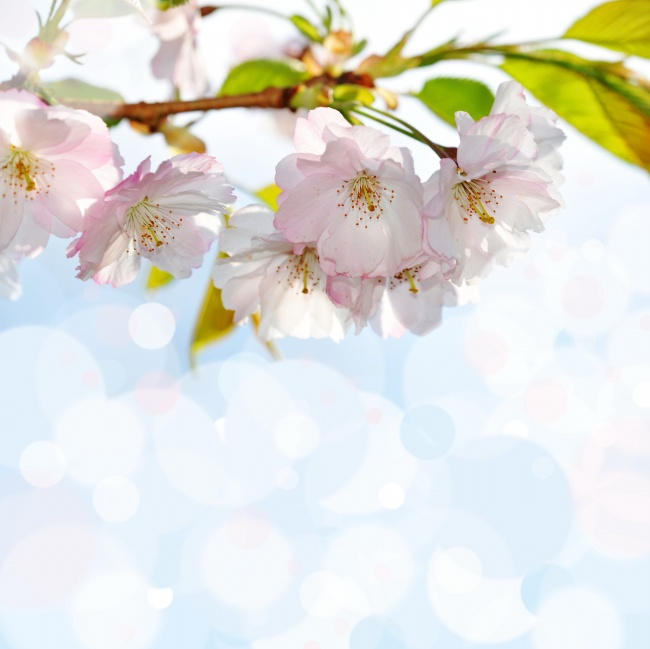
//> input picture OpenCV學習/pic/3333.jpg, 650 x 649 px
$ ./polyconvex ../pic/3333.jpg   (built with g++ and OpenCV 4)
//> lines starting //> are read from the running program, lines starting //| are printed output that depends on the picture; after the words box and inside, x2 and y2 are one past the last pixel; in counts of white or black regions, pixels touching at a corner belong together
#include <iostream>
#include <opencv2/opencv.hpp>
#include <opencv2/core/core.hpp>
#include <opencv2/highgui/highgui.hpp>
#include <opencv2/imgproc/imgproc.hpp>

using namespace std;
using namespace cv;

int main(int argc, const char * argv[])
{
    Mat img = imread(argv[1], CV_LOAD_IMAGE_GRAYSCALE);
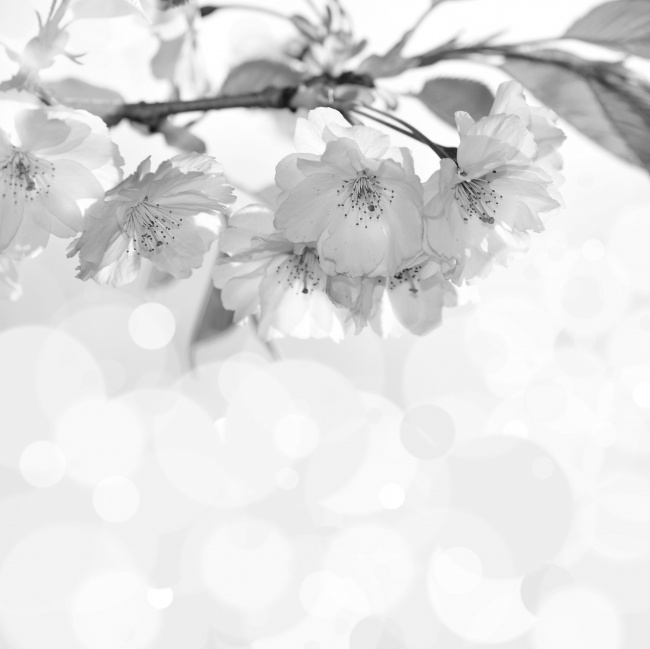
//> img: 649 rows x 650 cols, CV_8UC1; min 21, max 255, mean 223.8
    if(img.empty()){
        cout << "image read failed" << endl;
        return -1;
    }
    Mat edge = Mat::zeros(Size(img.cols, img.rows), CV_8UC1);
    /* 高斯平滑，自適應閾值處理 */
    adaptiveThreshold(img, edge, 255, ADAPTIVE_THRESH_GAUSSIAN_C, THRESH_BINARY, 3, 0);
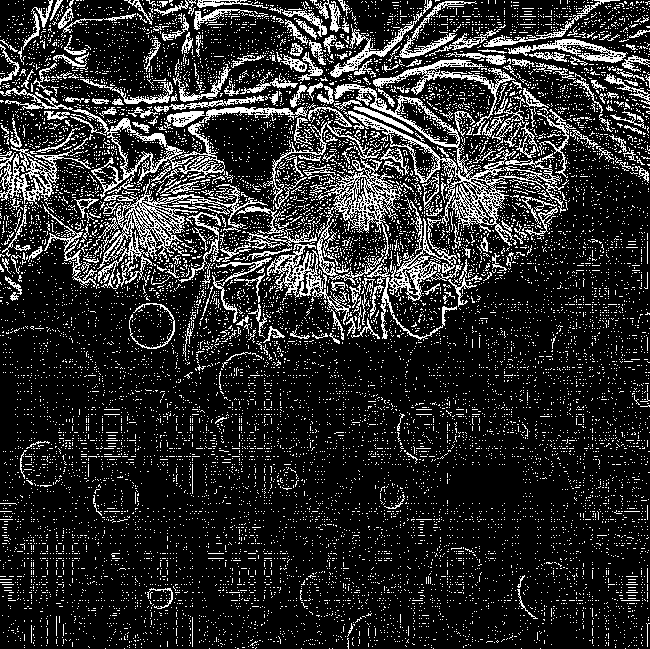
//> edge: 649 rows x 650 cols, CV_8UC1; 17.2% white in thin lines or dots
    /* 形態學處理，底帽變換 */
    Mat kernel = getStructuringElement(MORPH_RECT, Size(3, 3));
    morphologyEx(edge, edge, MORPH_BLACKHAT, kernel, Point(-1, -1), 3);
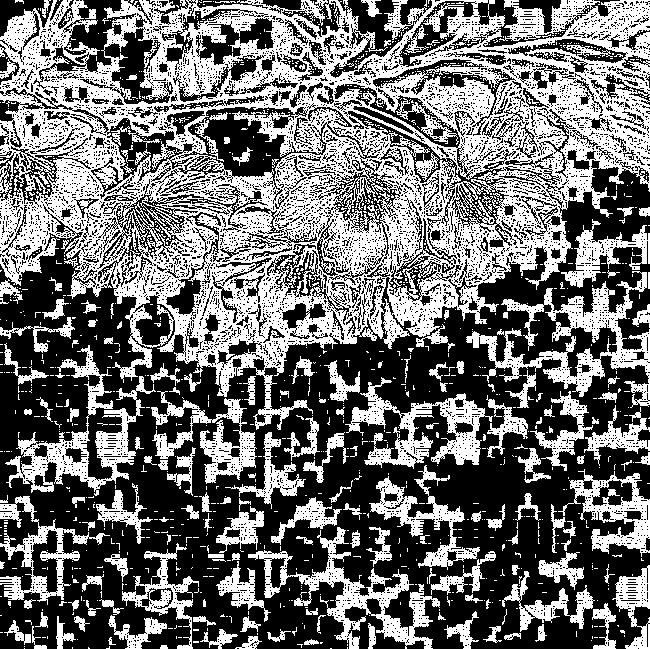
//> edge: 649 rows x 650 cols, CV_8UC1; 43.7% white; 1238 white regions (1060 under 20 px)
    // imshow("blackHat", edge);

    vector<vector<Point>> contours;
    vector<Vec4i> hierarchy;
    findContours(edge, contours, hierarchy, RETR_EXTERNAL, CHAIN_APPROX_SIMPLE);
//> contours = 756 contours, 636 with area under 20; largest, box (x1, y1, x2, y2) and area: (0, 0, 650, 430) 183264, (466, 271, 650, 408) 6084, (5, 345, 156, 496) 5128, (248, 527, 440, 649) 5067, (345, 377, 493, 469) 4414

    /* 創建一張畫布 */
    Mat canvas = Mat::zeros(Size(img.cols, img.rows), CV_8UC1);
    /* 得到最小外包圓 */
    float radi, MaxRadius = 0.0;
    Point2f cent, MaxCenter = Point2f(0.0, 0.0);
    Mat cir = Mat::zeros(Size(img.cols, img.rows), CV_8UC1);

    /* 繪制外包凸包 */
    vector<Point> polys;
    /* 遍歷， 計算點集的集合 */
    for(int i = 0; i < contours.size(); i++){
        /* 繪制輪廓 */
        drawContours(img, contours, i, Scalar(0), 2, LINE_MAX);
        /* 繪制外包園 */
        minEnclosingCircle(contours.at(i), cent, radi);
        if(MaxRadius < radi){
            MaxRadius = radi;
            MaxCenter = cent;
        }
        /* 繪制凸包 */
        approxPolyDP(contours.at(i), polys, 2, 0);
        for(int j = 0; j < polys.size(); j++){
            int k = (j + 1) % polys.size();
            cv::line(canvas, polys[j], polys[k], Scalar(255), 2, LINE_MAX);
        }
    }
//> this loop made 756 passes
//> (radi, MaxRadius, MaxCenter, polys) on passes 1, 4, 6: (0.5, 0.5, Point(330.5, 648), 2 Points (x, y): [330, 648], [331, 648]), (0.707, 0.707, Point(88.5, 647.5), 2 Points (x, y): [88, 647], [89, 648]), (1.8, 1.8, Point(107.5, 647), 3 Points (x, y): [109, 646], [106, 648], [109, 648])
//> (radi, MaxRadius, MaxCenter) on passes 8, 14, 21, 31, 57, 130: (3.54, 3.54, Point(163.5, 647.5)), (7.07, 7.07, Point(311, 643)), (13.46, 13.46, Point(248, 644.5)), (18.74, 18.74, Point(218.5, 638)), (29.11, 29.11, Point(137, 625.5)), (46.07, 46.07, Point(548, 602.5))
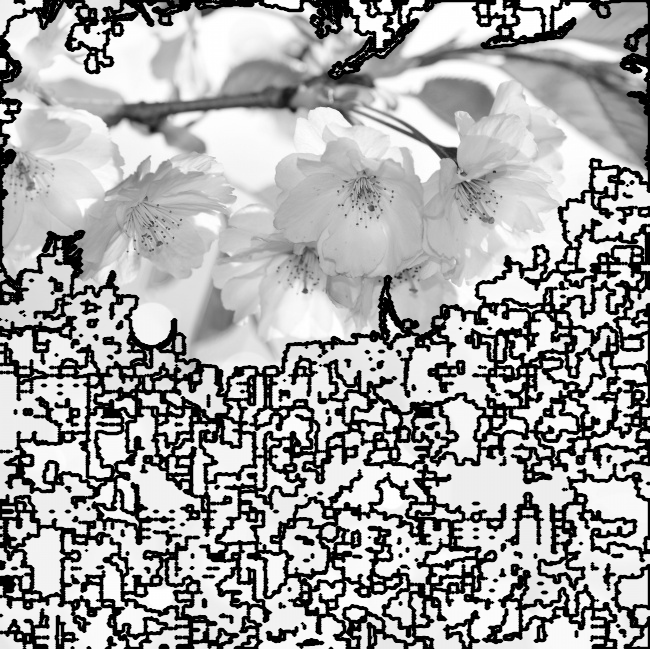
//> img: 649 rows x 650 cols, CV_8UC1; min 0, max 255, mean 164.8
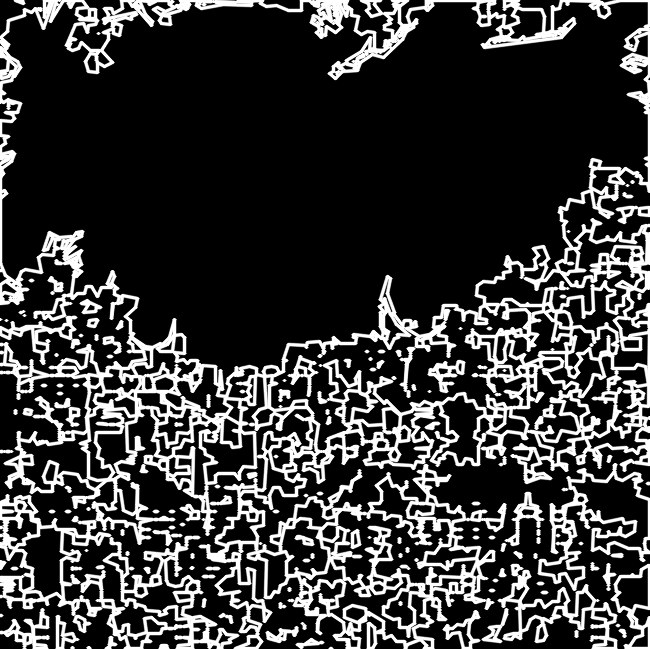
//> canvas: 649 rows x 650 cols, CV_8UC1; min 0, max 255, mean 57.8
//> after the loop, cent = Point(19, 1.5); radi = 4.27; MaxRadius = 350.1; polys = 3 Points (x, y): [15, 0], [23, 3], [22, 0]
    circle(canvas, MaxCenter, MaxRadius, Scalar(255), 1, LINE_MAX);
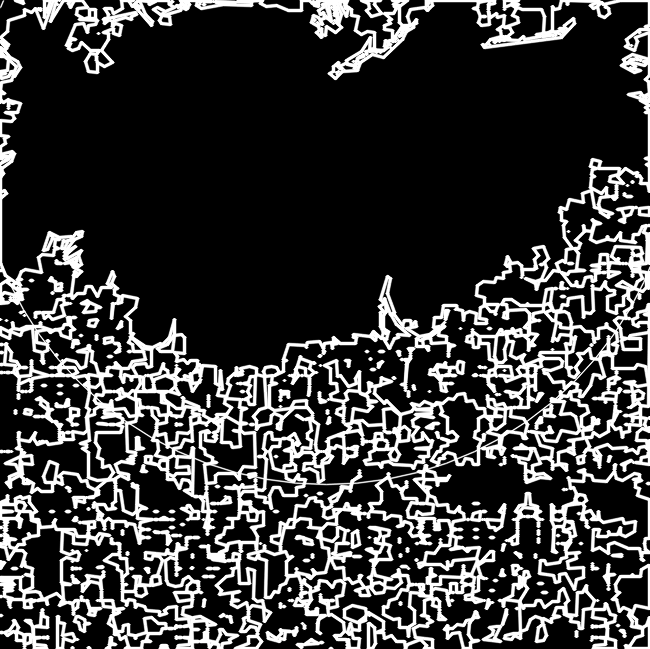
//> canvas: 649 rows x 650 cols, CV_8UC1; 0.39% of pixels changed, all inside (x1, y1, x2, y2) = (0, 0, 650, 486)
    imshow("images", img);
    imshow("canvas", canvas);

    waitKey(0);
    return 0;
}

$ run again, on OpenCV學習/pic/6666.jpg
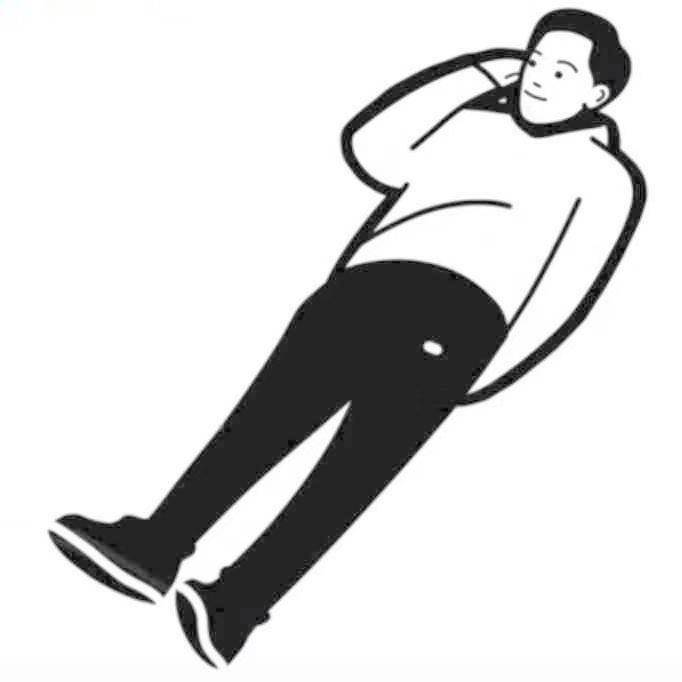
//> input picture OpenCV學習/pic/6666.jpg, 682 x 682 px
//> `morphologyEx(edge, edge, MORPH_BLACKHAT, kernel, Point(-1, -1), 3);`:
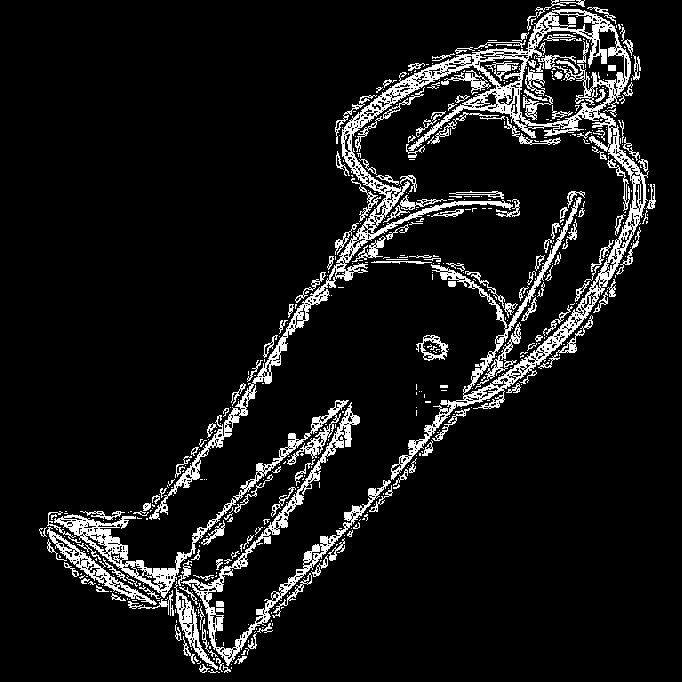
//> edge: 682 rows x 682 cols, CV_8UC1; 9.1% white in thin lines or dots, all inside (x1, y1, x2, y2) = (39, 0, 656, 673)
//> contours = 495 contours, 386 with area under 20; largest, box (x1, y1, x2, y2) and area: (149, 9, 649, 520) 26339, (54, 400, 349, 598) 4108, (181, 402, 391, 666) 4016, (47, 527, 157, 605) 1229, (174, 581, 218, 670) 829
//> the loop `for(int i = 0; i < contours.size(); i++)` made 495 passes
//> (radi, MaxRadius, MaxCenter) on passes 1, 8, 21, 34, 61, 69, 120, 218: (5.52, 5.52, Point(213.5, 671.5)), (7.16, 7.16, Point(219, 664.5)), (14.58, 14.58, Point(188.5, 649.5)), (20.08, 20.08, Point(210.5, 637)), (24.07, 24.07, Point(152, 603.3)), (48.33, 48.33, Point(196, 625)), (66.03, 66.03, Point(102, 565)), (145.4, 145.4, Point(289, 533.5))
//> after the loop `for(int i = 0; i < contours.size(); i++)`: cent = Point(555.9, 14.8); radi = 31.77; MaxRadius = 338.6; polys = contour of 26 points, box (x1, y1, x2, y2) (528, 0, 585, 31), area 70
//> `circle(canvas, MaxCenter, MaxRadius, Scalar(255), 1, LINE_MAX);`:
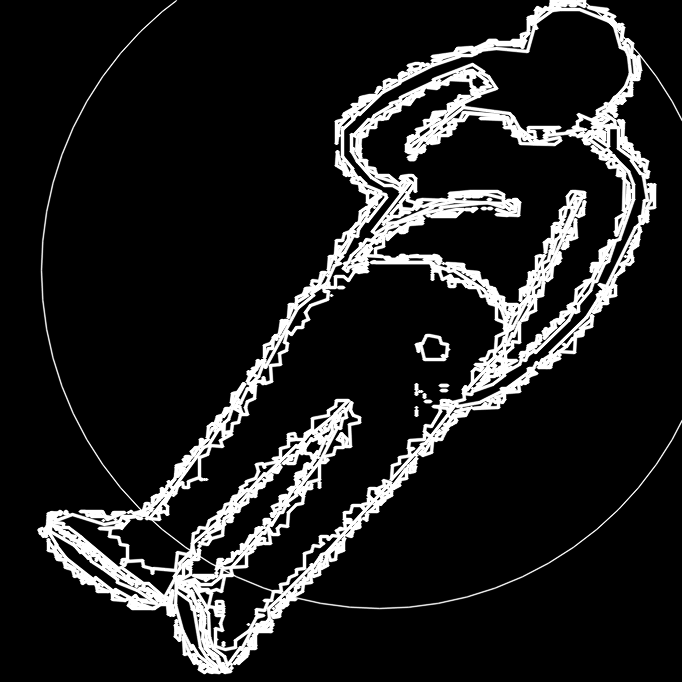
//> canvas: 682 rows x 682 cols, CV_8UC1; min 0, max 255, mean 31.4

$ run again, on OpenCV學習/pic/1111.png
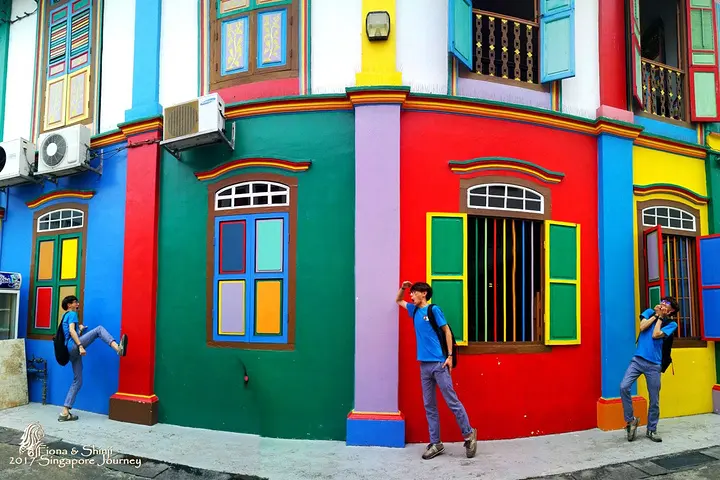
//> input picture OpenCV學習/pic/1111.png, 720 x 480 px
//> `morphologyEx(edge, edge, MORPH_BLACKHAT, kernel, Point(-1, -1), 3);`:
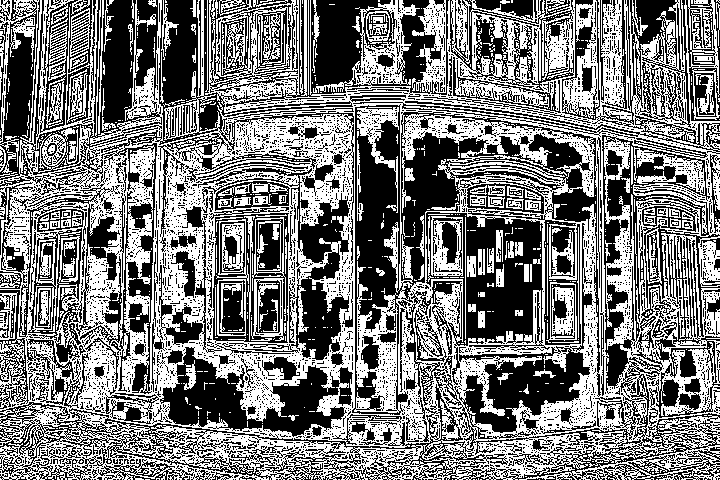
//> edge: 480 rows x 720 cols, CV_8UC1; 48.7% white in thin lines or dots
//> contours = 234 contours, 202 with area under 20; largest, box (x1, y1, x2, y2) and area: (0, 0, 720, 480) 292164, (70, 8, 90, 57) 698, (698, 236, 720, 287) 680, (646, 228, 662, 284) 629, (46, 76, 66, 128) 586
//> the loop `for(int i = 0; i < contours.size(); i++)` made 234 passes
//> (radi, MaxRadius, MaxCenter, polys) on passes 2, 12, 18, 29: (0.5, 0.5, Point(656.5, 479), 2 Points (x, y): [656, 479], [657, 479]), (2, 2, Point(249, 479), 2 Points (x, y): [247, 479], [251, 479]), (3.16, 3.16, Point(611, 478), 3 Points (x, y): [608, 477], [614, 479], [609, 477]), (6.52, 6.52, Point(664.5, 431.5), 3 Points (x, y): [658, 431], [671, 431], [659, 432])
//> after the loop `for(int i = 0; i < contours.size(); i++)`:
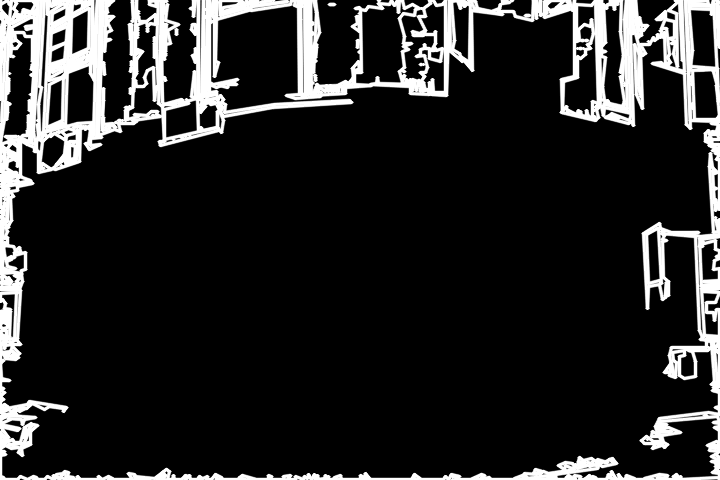
//> canvas: 480 rows x 720 cols, CV_8UC1; min 0, max 255, mean 38.2
//> after the loop `for(int i = 0; i < contours.size(); i++)`: radi = 431.4; polys = contour of 1314 points, box (x1, y1, x2, y2) (0, 0, 720, 480), area 294018
